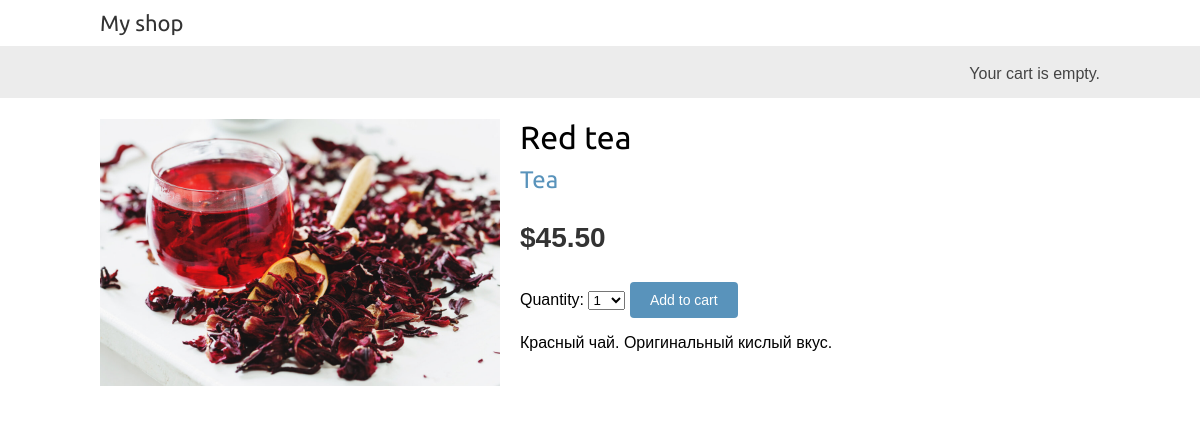
/2/red-tea/, run on the app's committed database.
### shop/models.py (models this page shows, shortened)
class Product(models.Model):
    category = models.ForeignKey(Category,
                                 related_name='products',
                                 on_delete=models.CASCADE)
    name = models.CharField(max_length=200, db_index=True)
    slug = models.SlugField(max_length=200, db_index=True)
    image = models.ImageField(upload_to='products/%Y/%m/%d', blank=True)
    description = models.TextField(blank=True)
    price = models.DecimalField(max_digits=10, decimal_places=2)
    available = models.BooleanField(default=True)
    created = models.DateTimeField(auto_now_add=True)
    updated = models.DateTimeField(auto_now=True)
    class Meta:
        ordering = ('name',)
        index_together = (('id', 'slug'),)

class Category(models.Model):
    name = models.CharField(max_length=200, db_index=True)
    slug = models.CharField(max_length=200, unique=True)
    def get_absolute_url(self):
        return reverse('shop:product_list_by_category', args=[self.slug])  # непонятно двоеточие
    class Meta:
        ordering = ('name',)
        verbose_name = 'category'
        verbose_name_plural = 'categories'
    def __str__(self):
        return self.name

### shop/views.py (the view)
# urls.py: path('<int:id>/<slug:slug>/', views.product_detail, name='product_detail'),
def product_detail(request, id, slug):
    product = get_object_or_404(Product, id=id, slug=slug, available=True)
    cart_product_form = CartAddProductForm()
    return render(request, 'shop/product/detail.html',
                  {'product': product,
                   'cart_product_form': cart_product_form})

### cart/forms.py
class CartAddProductForm(forms.Form):
    quantity = forms.TypedChoiceField(choices=PRODUCT_QUANTITY_CHOICES, coerce=int)
    update = forms.BooleanField(required=False,
                                initial=False,
                                widget=forms.HiddenInput())

### shop/templates/shop/product/detail.html (shortened to what this page needs)
{% extends "shop/base.html" %}
{% load static %}
{% block content %}
    <div class="product-detail">
        <img src="{% if product.image %}{{ product.image.url }}{% else %}{% static "img/no_image.png" %}{% endif %}">
        <h1>{{ product.name }}</h1>
        <h2>
            <a href="{{ product.category.get_absolute_url }}">{{ product.category }}</a>
        </h2>
        <p class="price">${{ product.price }}</p>
        <form action="{% url "cart:cart_add" product.id %}" method="post">
            {{ cart_product_form }}
            <input type="submit" value="Add to cart">
        </form>
        {{ product.description|linebreaks }}
    </div>
{% endblock %}

### shop/static/css/base.css (style rules this page uses)
body { margin:0; padding:0; font-family:helvetica, sans-serif; }
h1, h2, h3, h4, h5 , h6 { font-family: 'Ubuntu', sans-serif; font-weight:normal; }
a { text-decoration:none; color:#5993bb; }
a.button, input[type="submit"] { color:#fff; background:#5993bb; border-radius:4px; padding:10px 20px; font-size:14px; border:0; }
.product-detail { text-align:justify; }
.product-detail .price { color:#333; font-size:28px; font-weight:bold; }
.product-detail img { width:40%; float:left; padding:0 20px 20px 0; }
.product-detail h1 { margin-bottom:0; }
.product-detail h2 { margin-top:10px; }

### data on the page
Product: image (picture), name "Red tea", category "Tea", price "45.50", description "Красный чай. Оригинальный кислый вкус."
